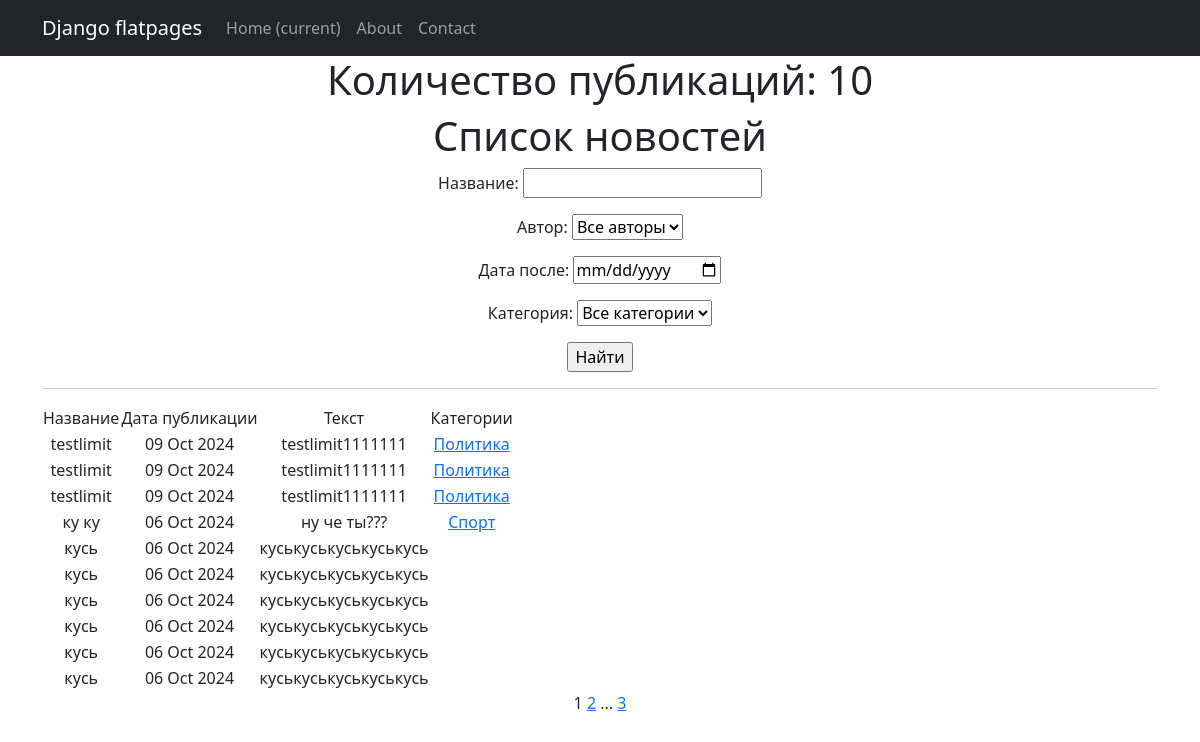
/post/search/, run on an earlier commit of the app's database.
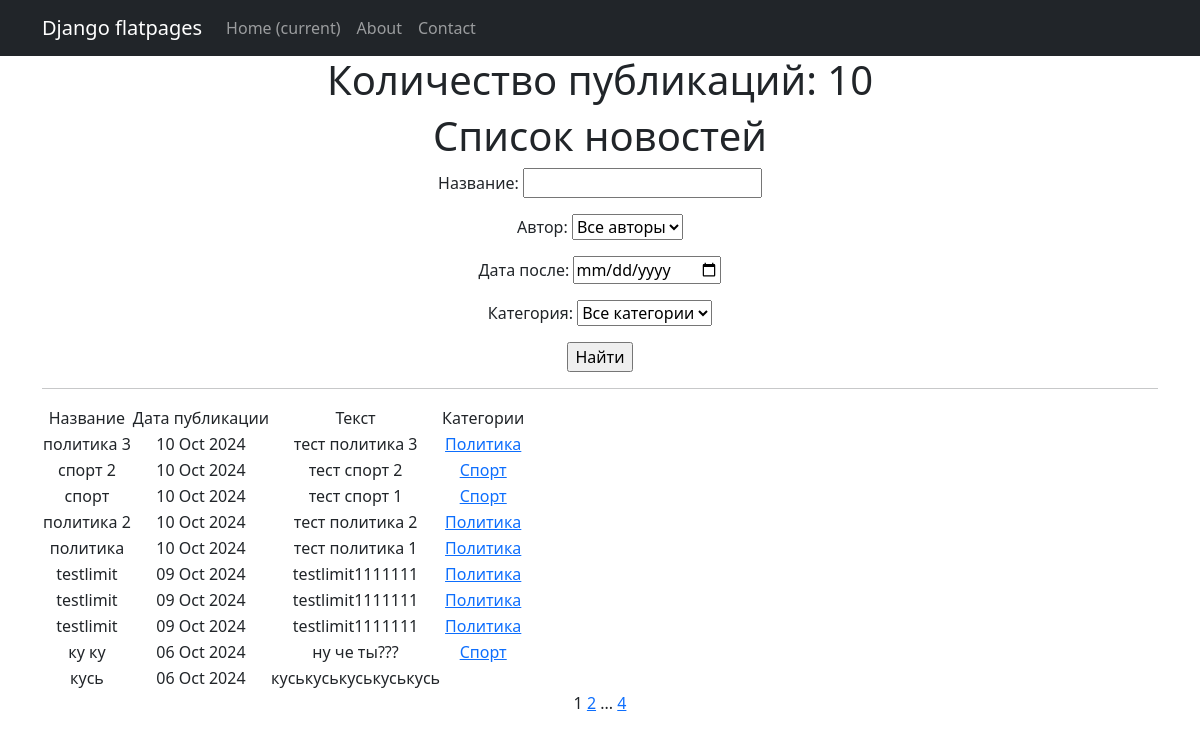
And on a later commit of the database.
### news/models.py (models this page shows, shortened)
class Post(models.Model):
    article = 'AR'
    news = 'NE'
    POSITIONS = [
        (article, 'Статья'),
        (news, 'Новость')
    ]
    author = models.ForeignKey(Author, on_delete=models.CASCADE)
    post_type = models.CharField(max_length=2, choices=POSITIONS, default=news)
    time_post = models.DateTimeField(auto_now_add=True)
    category = models.ManyToManyField(Category, through='PostCategory')
    title = models.CharField(max_length=255)
    text = models.TextField()
    rating = models.IntegerField(default=0)

class Category(models.Model):
    name = models.CharField(max_length=50, unique=True)
    subscribers = models.ManyToManyField(User, blank=True, null=True, related_name='categories')
    def __str__(self):
        return self.name.title()

### news/views.py (the view)
# urls.py: path('', PostsList.as_view(), name='post_list'),
class PostsList(ListView):
    model = Post
    ordering = '-time_post'
    context_object_name = 'posts'
    paginate_by = 10
    def get_queryset(self):
        queryset = super().get_queryset()
        self.filterset = PostFilter(self.request.GET, queryset)
        return self.filterset.qs
    def get_context_data(self, **kwargs):
        context = super().get_context_data(**kwargs)
        context['filterset'] = self.filterset
        return context
    def get_template_names(self):
        if self.request.path == '/post/search/':
            return 'flatpages/post_search.html'
        return 'flatpages/posts.html'

### news/models.py (called while the page is built)
    def __str__(self):
        return self.user.username

### templates/flatpages/post_search.html (shortened to what this page needs)
{% extends 'flatpages/default.html' %}
{% load custom_filters %}
{% block content %}
    <h1>Количество публикаций: {{ posts|length }} </h1>
    <h1>Список новостей</h1>
    <form action="" method="get">
       {{ filterset.form.as_p }}
       <input type="submit" value="Найти" />
    </form>
    <hr>
    {% if posts %}
        <table>
            <tr>
                <td>Название</td>
                <td>Дата публикации</td>
                <td>Текст</td>
                <td>Категории</td>
            </tr>
            {% for post in posts %}
            <tr>
                <td>{{ post.title }}</td>
                <td>{{ post.time_post|date:'d M Y' }}</td>
                <td>{{ post.text|truncatechars:20 }}</td>
                <td>{% for category in post.category.all %}
                        <a href="{% url 'category_list' category.id %}">{{ category }}</a>
                    {% endfor %}
                </td>
            </tr>
            {% endfor %}
        </table>
    {% else %}
        <h2>Новостей нет! =( </h2>
    {% endif %}
    {{ page_obj.number }}
    {% if page_obj.has_next %}
        <a href="?page={{ page_obj.next_page_number }}">{{ page_obj.next_page_number }}</a>
        {% if paginator.num_pages != page_obj.next_page_number %}
           ...
           <a href="?page={{ page_obj.paginator.num_pages }}">{{ page_obj.paginator.num_pages }}</a>
       {% endif %}
    {% endif %}
{% endblock content %}

What changed in the data, as far as the page shows it:
no longer on this page (row unchanged): Post: title "кусь", time_post "06 Oct 2024", text "куськуськуськуськусь"
no longer on this page (row unchanged): Post: title "кусь", time_post "06 Oct 2024", text "куськуськуськуськусь"
no longer on this page (row unchanged): Post: title "кусь", time_post "06 Oct 2024", text "куськуськуськуськусь"
no longer on this page (row unchanged): Post: title "кусь", time_post "06 Oct 2024", text "куськуськуськуськусь"
no longer on this page (row unchanged): Post: title "кусь", time_post "06 Oct 2024", text "куськуськуськуськусь"
added Post: title "политика 3", time_post "10 Oct 2024", text "тест политика 3", Category (name "Политика")
added Post: title "спорт 2", time_post "10 Oct 2024", text "тест спорт 2", Category (name "Спорт")
added Post: title "спорт", time_post "10 Oct 2024", text "тест спорт 1", Category (name "Спорт")
added Post: title "политика 2", time_post "10 Oct 2024", text "тест политика 2", Category (name "Политика")
added Post: title "политика", time_post "10 Oct 2024", text "тест политика 1", Category (name "Политика")
Also different on the page:
{{ page_obj.paginator.num_pages }}: "3" → "4"
